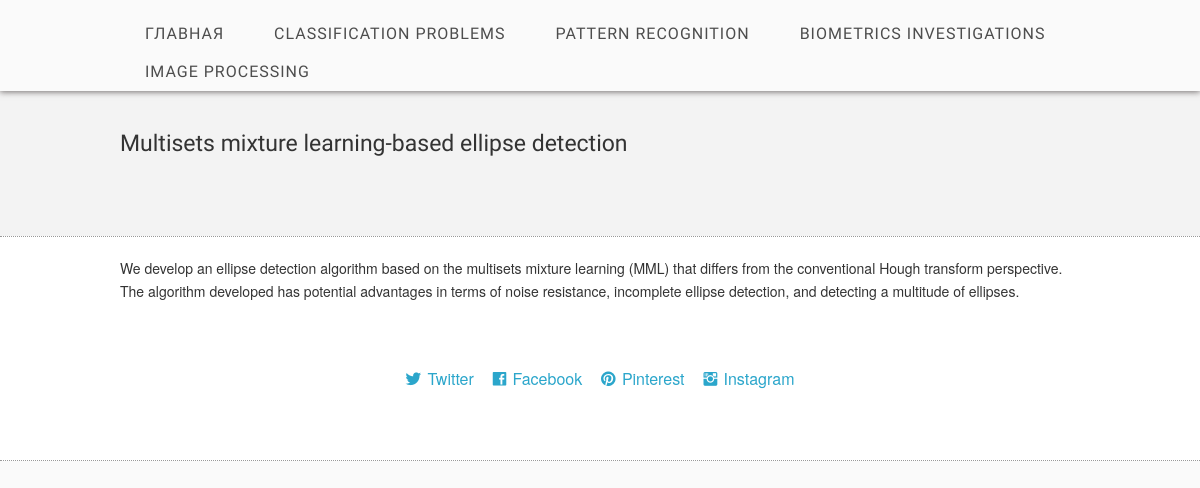
/news/article/8, run on the app's committed database.
### news/models.py (models this page shows, shortened)
class Rubric(models.Model):
    name = models.CharField(max_length=100)

class Article(models.Model):
    title = models.CharField(max_length=100)
    keyword = models.CharField(max_length=200)
    annotation = models.TextField()
    rubric = models.ForeignKey(Rubric, null=True, blank=True, on_delete=models.SET_NULL)

### news/views.py (the view)
# urls.py: path('article/<int:article_id>', views.get_one_article, name='current_article'),
def get_one_article(request, article_id):
    current_article = Article.objects.get(pk=article_id)
    rubrics = Rubric.objects.all()
    return render(request, 'news/article.html', context={'current_article': current_article, 'rubrics': rubrics, })

### news/templates/news/article.html (shortened to what this page needs)
<!DOCTYPE html>
{% load static %}
<html class="no-js" lang="en">
<head>
    <link rel="stylesheet" href="{% static 'stylesheets/foundation.min.css' %}">
    <link rel="stylesheet" href="{% static 'stylesheets/main.css' %}">
    <link rel="stylesheet" href="{% static 'stylesheets/app.css' %}">
    <link rel="stylesheet" href="{% static 'fonts/ligature.css' %}">
</head>
<body>
<nav>
    <div class="twelve columns header_nav">
        <div class="row">
            <ul id="menu-header" class="nav-bar horizontal">
                <li><a href="{% url 'index' %}">Главная</a></li>
                {% for rubric in rubrics %}
                <li><a href="{% url 'rubric' rubric.id %}">{{rubric.name}}</a></li>
                {% endfor %}
            </ul>
        </div>
    </div>
</nav>
<header>
    <div class="row">
        <h4>{{current_article.title}}</h4>
        <article>
            <div class="twelve columns">
            </div>
        </article>
    </div>
</header>
<section class="section_light">
    <div class="row">
        <p>
            {{current_article.annotation}}
        </p>
    </div>
    <footer>
        <div class="row">
            <div class="twelve columns footer">
                <a href="" class="lsf-icon" style="font-size:16px; margin-right:15px" title="twitter">Twitter</a>
                <a href="" class="lsf-icon" style="font-size:16px; margin-right:15px" title="facebook">Facebook</a>
                <a href="" class="lsf-icon" style="font-size:16px; margin-right:15px" title="pinterest">Pinterest</a>
                <a href="" class="lsf-icon" style="font-size:16px" title="instagram">Instagram</a>
            </div>
        </div>
    </footer>
</body>
</html>

### static/stylesheets/main.css (style rules this page uses)
.lsf-icon:before { content:attr(title); margin-right:0.3em; font-size:64px; font-family: 'LigatureSymbols'; -webkit-text-rendering: optimizeLegibility; -moz-text-rendering: optimizeLegibility; -ms-text-rendering: optimizeLegibility; -o-text-rendering: optimizeLegibility; text-rendering: optimizeLegibility; -webkit-font-smoothing: antialiased; -moz-font-smoothing: antialiased; -ms-font-smoothing: antialiased; -o-font-smoothing: antialiased; font-smoothing: antialiased; }
body { background: #fafafa }
.row { width: 960px }
header { background: #f3f3f3; clear:both; padding: 20px 0 40px }
.header_nav { background: #fafafa; padding: 15px 0 0; box-shadow: 0 1px 6px rgba(34, 25, 25, 0.6); z-index: 999 }
p { color: #333 }
h1,h2,h3,h4 { font-family:'Open Sans Condensed',sans-serif; font-weight: normal; color: #333; margin: 20px 0 }
.section_light { background: #FFF; border-top: 1px dotted #999; border-bottom: 1px dotted #999; padding: 20px 0; clear:both }
.nav-bar { margin-top: 0; background: none }
.nav-bar > li { border: 0; padding: 0; font-family: 'Open Sans Condensed',sans-serif; letter-spacing: 1px; box-shadow: none }
.nav-bar > li > a:first-child { font-size: 16px; text-transform: uppercase; padding: 0 25px }
.nav-bar > li:last-child { border: 0; box-shadow: none }
.nav-bar > li > a { color: #4d4d4d }
.footer { text-align:center; padding: 50px 0 }

### data on the page
Rubric: name "CLASSIFICATION PROBLEMS"
Rubric: name "PATTERN RECOGNITION"
Rubric: name "BIOMETRICS INVESTIGATIONS"
Rubric: name "IMAGE PROCESSING"
Article: title "Multisets mixture learning-based ellipse detection", annotation "We develop an ellipse detection algorithm based on the multisets mixture learning (MML) that differs from the conventional Hough transform perspective. The algorithm developed has potential advantages in terms of noise resistance, incomplete ellipse detection, and detecting a multitude of ellipses."
